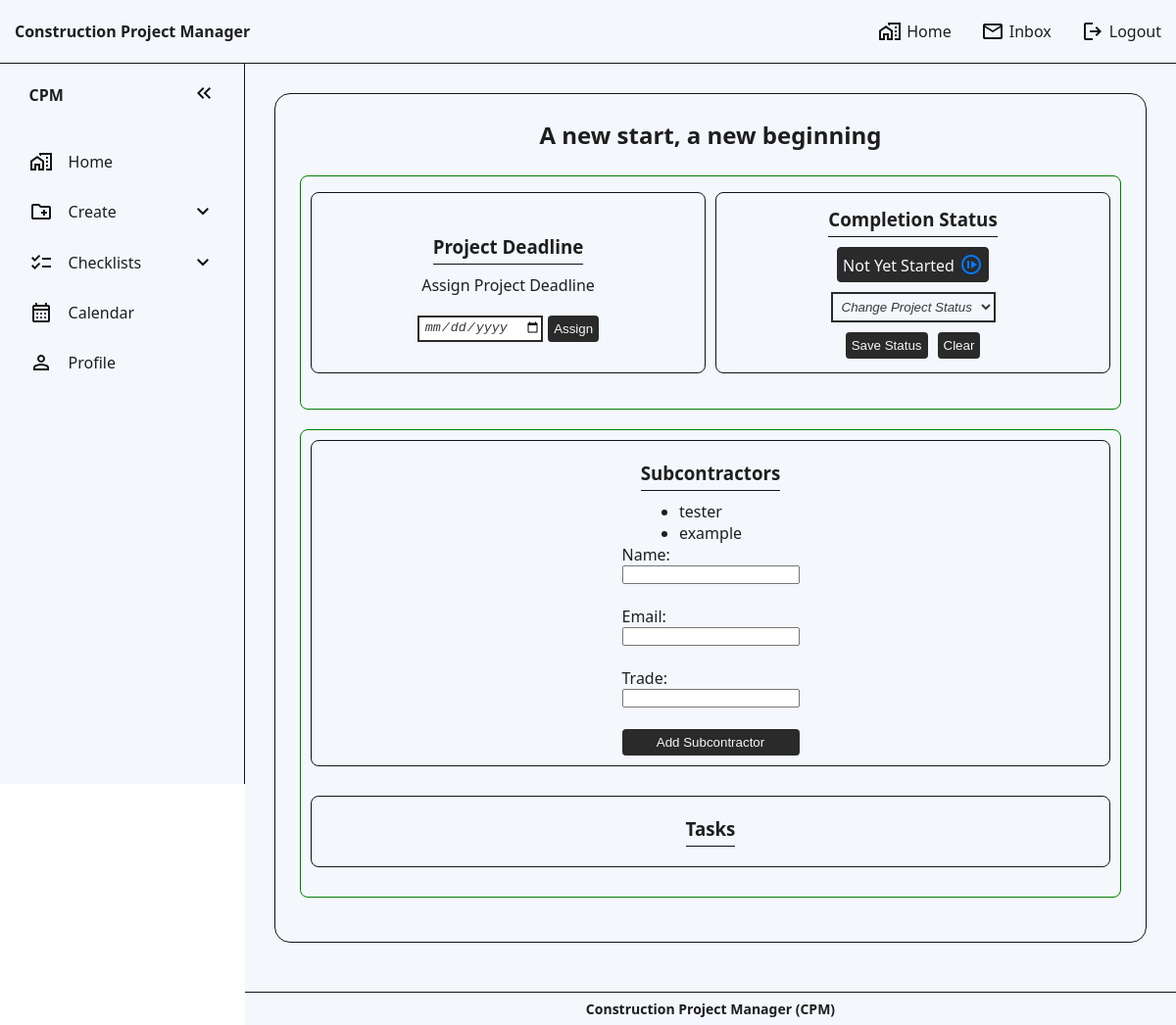
The page /view-project/6 (signed in) on the database as committed earlier.
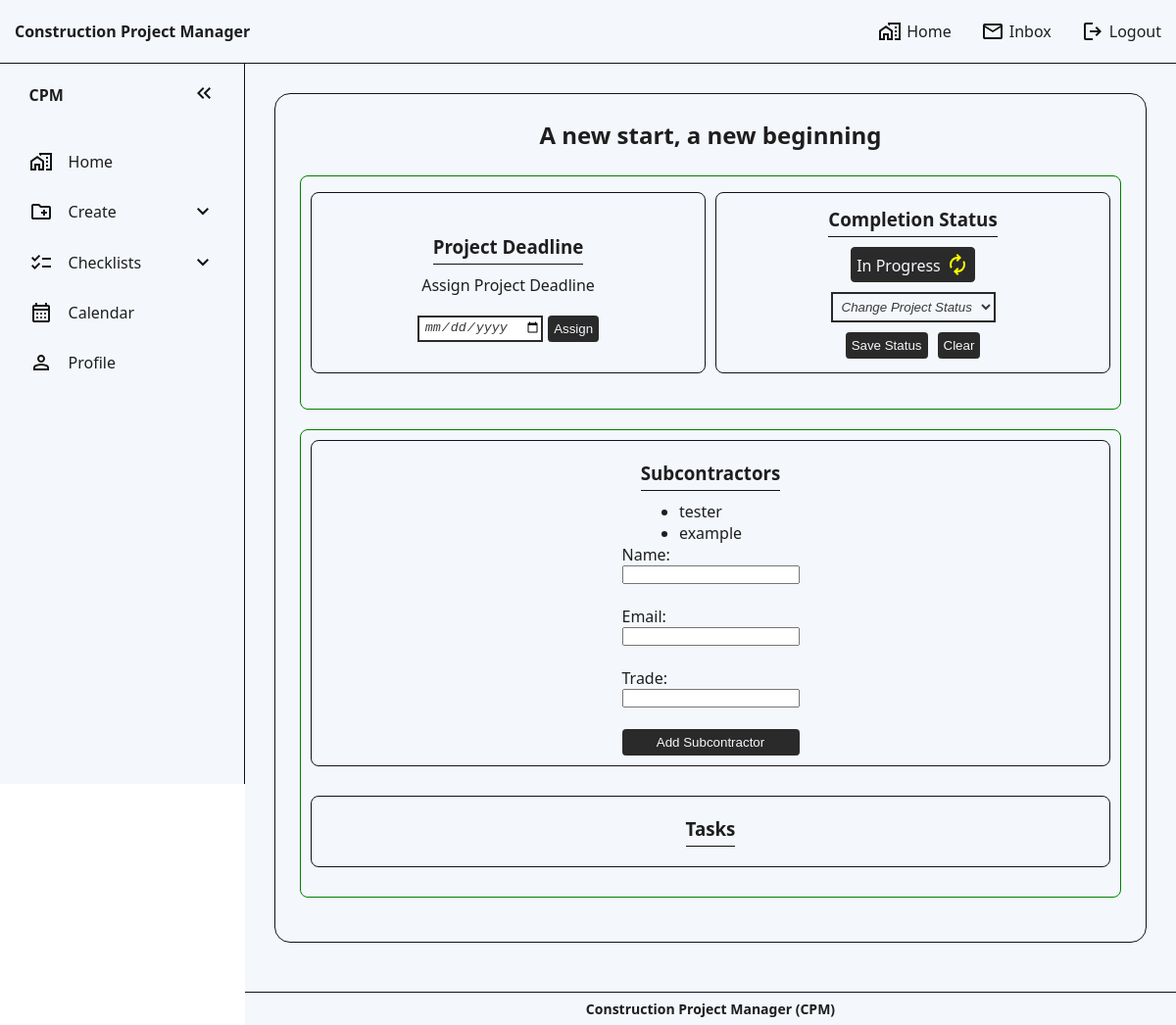
The same page on the database as committed later.
### website/models.py (models this page shows)
class Project(db.Model): # Database model: An object blueprint/layout that will be stored in the database
    id = db.Column(db.Integer, primary_key=True)
    project_name = db.Column(db.String(70))
    date = db.Column(db.DateTime(timezone=True), default=func.now()) # Gets current date and time
    progress = db.Column(Enum('Not Yet Started', 'On Hold', 'In Progress', 'Completed', 'Canceled', name='progress_status'), nullable=False, default='Not Yet Started') # Project's Progress: Not Yet Started (Blue) | On Hold (Orange) | In Progress (Yellow) | Completed (Green) | Canceled (Red)
    deadline = db.Column(db.Date, nullable=True) # Project Deadline
    user_id = db.Column(db.Integer, db.ForeignKey('user.id')) # 1-to-many relationship
    subcontractors = db.relationship('Assignment', back_populates='project') #many to many relation
    tasks = db.relationship('Task', backref='project', lazy='dynamic') # 1-to-many relationship

class Subcontractor(db.Model):
    id = db.Column(db.Integer, primary_key=True)
    name = db.Column(db.String(150))
    email = db.Column(db.String(150), unique=True, nullable=False)
    trade = db.Column(db.String(150))

### website/views.py (the view)
@views.route('/view-project/<int:project_id>', methods=['GET', 'POST'])
@login_required
def view_project(project_id):
    project = Project.query.get(project_id)
    subcontractors = [assignment.subcontractor for assignment in project.subcontractors]
    return render_template("project.html", project=project, subcontractors=subcontractors, user=current_user)

### website/templates/project.html (shortened to what this page needs)
<!DOCTYPE html>
<html lang="en">
  <head>
    <link rel="stylesheet" href="./../static/style.css" />
  </head>
  <body id="default-website-body">
    <nav>
      <ul>
        <li class="nav-title">Construction Project Manager</li>
        <li class="hideOnMobile">
          <a href="/"
            >
            Home</a
          >
        </li>
        <li class="hideOnMobile">
          <a href="/inbox"
            ><svg
              xmlns="http://www.w3.org/2000/svg"
              height="24px"
              viewBox="0 -960 960 960"
              width="24px"
            >
              <path
                d="M160-160q-33 0-56.5-23.5T80-240v-480q0-33 23.5-56.5T160-800h640q33 0 56.5 23.5T880-720v480q0 33-23.5 56.5T800-160H160Zm320-280L160-640v400h640v-400L480-440Zm0-80 320-200H160l320 200ZM160-640v-80 480-400Z"
              />
            </svg>
            Inbox</a
          >
        </li>
        <li class="hideOnMobile">
          <a href="/logout"
            ><svg
              xmlns="http://www.w3.org/2000/svg"
              height="24px"
              viewBox="0 -960 960 960"
              width="24px"
            >
              <path
                d="M200-120q-33 0-56.5-23.5T120-200v-560q0-33 23.5-56.5T200-840h280v80H200v560h280v80H200Zm440-160-55-58 102-102H360v-80h327L585-622l55-58 200 200-200 200Z"
              />
            </svg>
            Logout</a
          >
        </li>
      </ul>
    </nav>
    <aside id="default-asidebar">
      <ul>
        <li>
          <span class="logo">CPM</span>
          <button onclick="toggleSidebar()" id="toggle-btn">
            <svg
              xmlns="http://www.w3.org/2000/svg"
              viewBox="0 -960 960 960"
              width="24px"
              height="24px"
            >
              <path
                d="M440-240 200-480l240-240 56 56-183 184 183 184-56 56Zm264 0L464-480l240-240 56 56-183 184 183 184-56 56Z"
              />
            </svg>
          </button>
        </li>
        <li>
          <a href="/">
            <span>Home</span>
          </a>
        </li>
        <li>
          <button onclick="toggleSubMenu(this)" class="dropdown-btn">
            <span>Create</span>
            <svg
              xmlns="http://www.w3.org/2000/svg"
              viewBox="0 -960 960 960"
              width="24px"
              height="24px"
            >
              <path d="M480-344 240-584l56-56 184 184 184-184 56 56-240 240Z" />
            </svg>
          </button>
        </li>
        <li>
          <button onclick="toggleSubMenu(this)" class="dropdown-btn">
            <svg
              xmlns="http://www.w3.org/2000/svg"
              viewBox="0 -960 960 960"
              width="24px"
              height="24px"
            >
              <path
                d="M222-200 80-342l56-56 85 85 170-170 56 57-225 226Zm0-320L80-662l56-56 85 85 170-170 56 57-225 226Zm298 240v-80h360v80H520Zm0-320v-80h360v80H520Z"
              />
            </svg>
            <span>Checklists</span>
            <svg
              xmlns="http://www.w3.org/2000/svg"
              viewBox="0 -960 960 960"
              width="24px"
              height="24px"
            >
              <path d="M480-344 240-584l56-56 184 184 184-184 56 56-240 240Z" />
            </svg>
          </button>
        </li>
        <li>
          <a href="calendar.html"
            >
            <span>Calendar</span></a
          >
        </li>
        <li>
          <a href="#"
            >
            <span>Profile</span></a
          >
        </li>
      </ul>
    </aside>
    <main>
      <section class="main-content-section" id="project-details">
        <h2 id="header-project-details">{{ project.project_name }}</h2>
        <section class="sub-sections top-section">
          <section class="sub-sections" id="deadline-sub-section">
            <h3>Project Deadline</h3>
            <form
              id="deadline-form"
              method="POST"
              action="{{ url_for('views.update_deadline', project_id=project.id) }}"
            >
              {% if project.deadline is none %}
              <p>Assign Project Deadline</p>
              <div class="div-dead">
                <input type="date" name="deadline" required />
                <button type="submit">Assign</button>
              </div>
              {% endif %}
            </form>
          </section>
          <section class="sub-sections" id="completion-status-sub-section">
            <h3>Completion Status</h3>
            <p id="displaying-completion-status">
              {{ project.progress }}
            </p>
            <form
              id="completion-form"
              method="POST"
              action="{{ url_for('views.update_project_completion_status', project_id=project.id) }}"
            >
              <select id="project-status" name="project-status">
                <option value="" disabled selected hidden>
                  Change Project Status
                </option>
              </select>
              <div class="buttons">
                <button type="submit">Save Status</button>
                <button type="reset">Clear</button>
              </div>
            </form>
          </section>
        </section>
        <section class="sub-sections bottom-section">
          <section class="sub-sections" id="subcontractors-sub-section">
            <h3>Subcontractors</h3>
            <ul>
              {% for subcontractor in subcontractors %}
              <li>{{ subcontractor.name }}</li>
              {% else %}
              <li>No subcontractors assigned yet.</li>
              {% endfor %}
            </ul>
            <form
              method="POST"
              action="{{ url_for('views.add_subcontractor', project_id=project.id) }}"
            >
              <label for="subcontractor_name">Name:</label>
              <input
                type="text"
                name="subcontractor_name"
                id="subcontractor_name"
                required
              /><br />
              <label for="subcontractor_email">Email:</label>
              <input
                type="email"
                name="subcontractor_email"
                id="subcontractor_email"
                required
              /><br />
              <label for="subcontractor_trade">Trade:</label>
              <input
                type="text"
                name="subcontractor_trade"
                id="subcontractor_trade"
                required
              /><br />
              <button type="submit">Add Subcontractor</button>
            </form>
          </section>
          <section class="sub-sections" id="task-sub-section">
            <h3>Tasks</h3>
          </section>
        </section>
      </section>
    </main>
    <footer>Construction Project Manager (CPM)</footer>
  </body>
</html>

Rows that differ between the two databases and show on the page:
changed Project "A new start, a new beginning": progress "Not Yet Started" → "In Progress"
